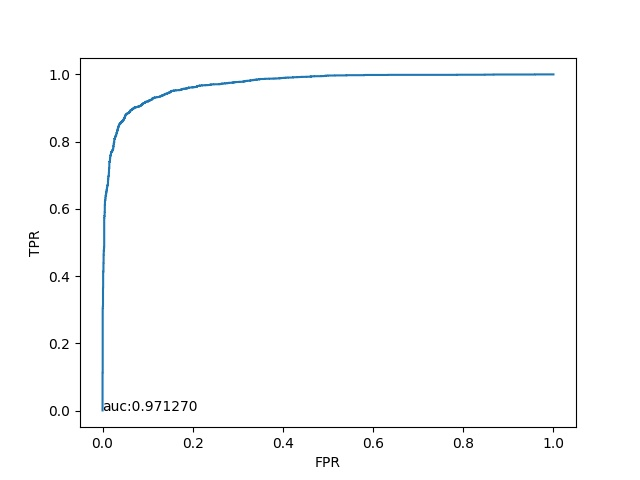

Here is the Python script that generated this plot:
import matplotlib.pyplot as plt
import numpy as np

result = []
with open("roc_file_24.txt","r") as f:
    for eachline in f.readlines():
        label,prob = eachline.rstrip().split()
        result.append([float(prob),int(label)])

result = sorted(result)
r_np  = np.array(result)
count = r_np.shape[0]
N_0 = np.sum(r_np[:,1] == 0)
N_1 = np.sum(r_np[:,1] == 1)
x = []
y = []
last_TPR = 1
last_FPR = 1
auc = 0 
for i in range(count):
   TP = np.sum(r_np[i:,1] == 1)
   FP = np.sum(r_np[i:,1] == 0)
   TPR = float(TP) / N_1
   FPR = float(FP) / N_0
   x.append(FPR)
   y.append(TPR)
   auc += float(last_TPR  + TPR) * (last_FPR - FPR)  / 2
   last_TPR = TPR
   last_FPR = FPR
   

plt.plot(x,y)
plt.xlabel("FPR")
plt.ylabel("TPR")
plt.text(0,0,"auc:%f" % auc)
print(auc)
plt.savefig("./roc.jpg")
